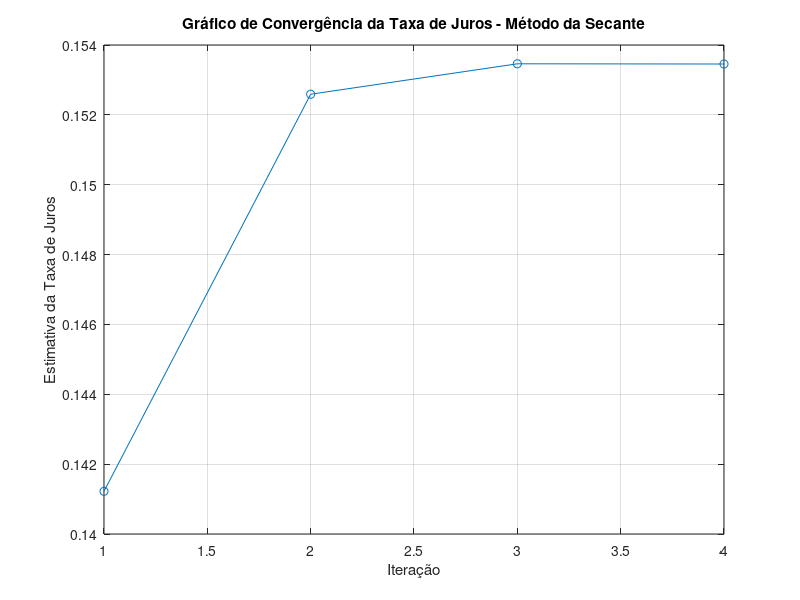
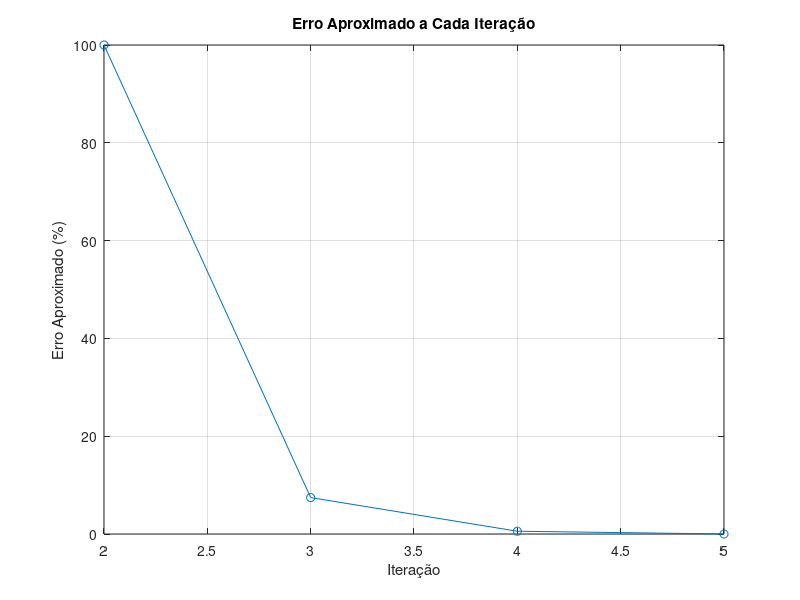

Source code (MATLAB) for these figures, in order:
function plot_convergencia_secante()
    % Parâmetros iniciais
    P = 35000;    % Valor do veículo
    A = 8500;     % Pagamento anual
    n = 7;        % Número de anos
    tol = 0.00005; % Critério de parada (tolerância)
    x0 = 0.01;    % Primeiro palpite inicial para a taxa de juros
    x1 = 0.3;     % Segundo palpite inicial para a taxa de juros

    % Definindo a função
    f = @(i) P * i * (1 + i)^n / ((1 + i)^n - 1) - A;

    % Inicializações para armazenar os resultados de cada iteração
    iters = [];
    roots = [];
    f_values = [];
    errors = [];

    % Método da secante
    iter = 0;
    while true
        iter = iter + 1;
        fx0 = f(x0);
        fx1 = f(x1);
        x2 = x1 - fx1 * (x1 - x0) / (fx1 - fx0);  % Próxima aproximação

        % Armazena os dados da iteração
        iters(end+1) = iter;
        roots(end+1) = x2;
        f_values(end+1) = f(x2);
        if iter > 1
            errors(end+1) = abs((x2 - x1) / x2) * 100;
        else
            errors(end+1) = 100;  % Não há erro aproximado na primeira iteração
        end

        % Verifica a condição de parada
        if abs(x2 - x1) < tol
            break;
        end

        % Atualiza para a próxima iteração
        x0 = x1;  % Move x1 para x0
        x1 = x2;  % Nova estimativa torna-se x1
    end

    % Plotando o gráfico de convergência
    figure;
    plot(1:length(roots), roots, '-o');
    title('Gráfico de Convergência da Taxa de Juros - Método da Secante');
    xlabel('Iteração');
    ylabel('Estimativa da Taxa de Juros');
    grid on;

    % Plotando o gráfico de erro aproximado
    figure;
    plot(2:length(errors)+1, errors, '-o'); % O primeiro erro é calculado na segunda iteração
    title('Erro Aproximado a Cada Iteração');
    xlabel('Iteração');
    ylabel('Erro Aproximado (%)');
    grid on;
end
